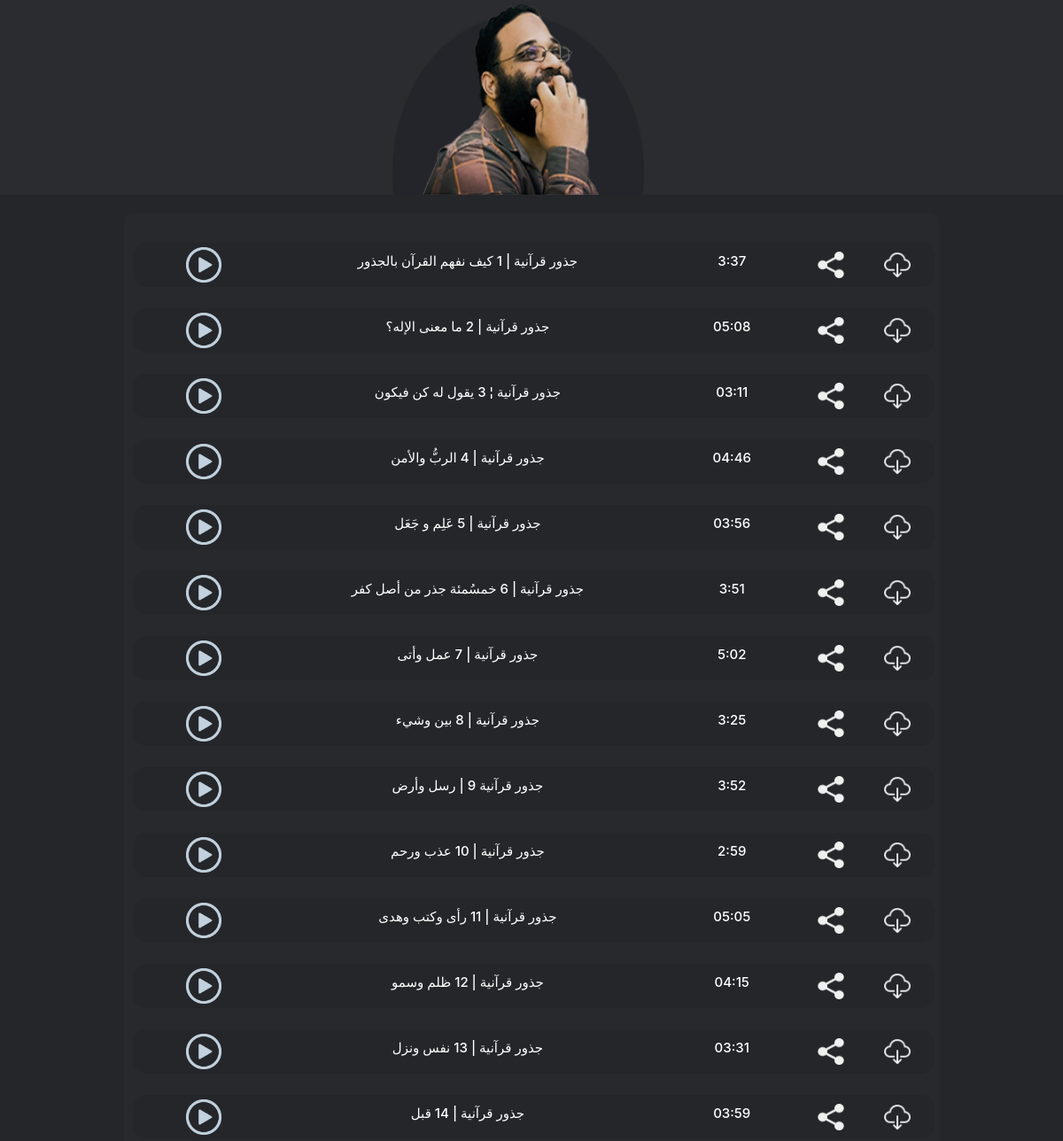
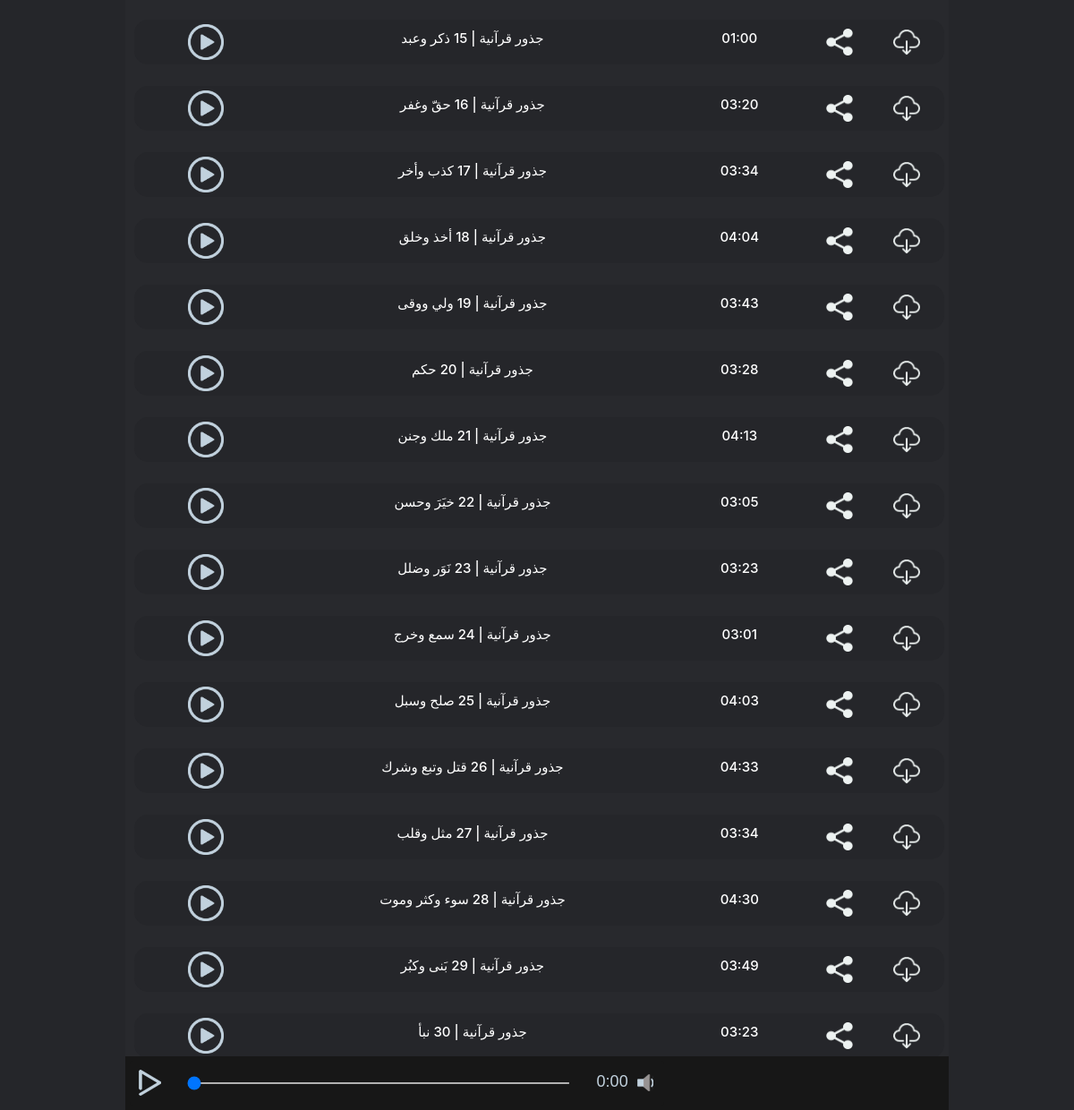
/home/audio/جذور-قرآنية, run on the app's committed database (2 pictures, top to bottom).
### audio/models.py (models this page shows, shortened)
class audio (models.Model):
    audio_src = models.CharField(max_length=850)
    audio_title = models.CharField(max_length=250)
    audio_length = models.CharField(max_length=10)
    audioShareLink = models.CharField(max_length=500)
    audioDownloadLink = models.CharField(max_length=500)
    categroty = models.CharField(max_length=250,default='',choices=audioCat)

### audio/views.py (the view)
# urls.py: path('audio/<str:cat>', views.coursesAudio,name='categorys'),
def coursesAudio(request, cat,id=0) :
 courses_Audio=audio.objects.filter(categroty=cat)
 courses_player = audio.objects.filter(id=id)
 return render(request, 'audio/courses-audio.html', {'cat':cat,'courses_Audio':courses_Audio,'courses_player':courses_player})

### audio/templates/audio/courses-audio.html (shortened to what this page needs)
<html>
    {% load static %}
    <head>
       <link rel="stylesheet" href="https://maxcdn.bootstrapcdn.com/bootstrap/4.0.0/css/bootstrap.min.css">
       <link type="text/css" rel="stylesheet" href="{% static  'courses_audio.css' %}"/>
    </head>
    <body>
        <div class="container-fluid header-image">
            <div class="row h-100 w-100 justify-content-center">
                <div class="col-3 align-self-end ">
                <div class="header d-flex justify-content-center">
                  <img class="header-img" src="/static/imgs/header_img.png">
                </div>
               </div>
            </div>
        </div>
<div class="container section-1 mb-5" >
<div class="row ">
    <div class="col-lg-12 pl-0 ">
        {% for data in courses_Audio %}
    <div class="row align-content-center justify-content-center mt-4 audio-col d-flex text-center">
    <div class="col-2 justify-content-center  align-self-center d-flex">
     <a class="play-button" id="play-button" href="{% url 'audio:coursesAudio' data.categroty data.id  %}"></a>
    </div>
    <div class="col-6 justify-content-center  align-self-center ">
        <h3 class="title text-center">{{data.audio_title}}</h3>
    </div>
    <div class="col-2 justify-content-center align-self-center ">
        <h3 class="length">{{data.audio_length}}</h3>
    </div>
    <div class="col-1 justify-content-center align-self-center ">
        <a class="share"></a>
    </div>
    <div class="col-1 justify-content-center align-self-center ">
        <a class="download" ></a>
    </div>
    </div>
    {% endfor %}
 </div>
</div>
</div>
<div class="container section-3 fixed-bottom">
    <div class="row">
        <div class="col-8 d-flex justify-content-center align-content-center">
            </div>
        </div>
    </div>
    </body>
</html>

### audio/static/courses_audio.css (style rules this page uses)
body { background-color: #25262a !important; }
.section-1 { background-color: #28292d; border-radius: 10px; max-width: 400px; scrollbar-width: none; -ms-overflow-style: none; margin-top: 20px; padding-top: 10px; padding-bottom: 10px; }
.header { height: 220px; }
.header-img { height: 100%; }
.container { max-width: 920px !important; }
.audio-col { background-color: #25262a; padding-top: 5px; padding-bottom: 5px; padding-right: 5px; padding-left: 5px; width: 100%; margin-left: 10px !important; margin-right: 10px !important; border-radius: 15px; }
.play-button { content: url(./imgs/play_icon.png); width: 40px; height: 40px; cursor: pointer; }
.title { color: white; font-size: 15px; }
.length { color: white; font-size: 15px; }
.download { height: 30px; content: url(./imgs/download-icon.png); width: 30px; border:none; background-position: center; background-repeat: no-repeat; cursor: pointer; }
.share { height: 30px; width: 30px; content: url(./imgs/share-icon.png); background-position: center; border:none; outline: none; cursor: pointer; background-repeat: no-repeat; }
.col-2 { display: inline-block; }
.header-image { background-color: #2b2c30; height: 220px; display: flex; }
.section-3 { background-color: #171717; padding: 5px; margin-top: 60px; }
.col-3 { padding-bottom: 10px; }

### data on the page
audio: audio_title "جذور قرآنية | 1 كيف نفهم القرآن بالجذور", audio_length "3:37"
audio: audio_title "جذور قرآنية | 2 ما معنى الإله؟", audio_length "05:08"
audio: audio_title "جذور قرآنية ¦ 3 يقول له كن فيكون", audio_length "03:11"
audio: audio_title "جذور قرآنية | 4 الربُّ والأمن", audio_length "04:46"
audio: audio_title "جذور قرآنية | 5 عَلِم و جَعَل", audio_length "03:56"
audio: audio_title "جذور قرآنية | 6 خمسُمئة جذر من أصل كفر", audio_length "3:51"
audio: audio_title "جذور قرآنية | 7 عمل وأتى", audio_length "5:02"
audio: audio_title "جذور قرآنية | 8 بين وشيء", audio_length "3:25"
audio: audio_title "جذور قرآنية 9 | رسل وأرض", audio_length "3:52"
audio: audio_title "جذور قرآنية | 10 عذب ورحم", audio_length "2:59"
audio: audio_title "جذور قرآنية | 11 رأى وكتب وهدى", audio_length "05:05"
audio: audio_title "جذور قرآنية | 12 ظلم وسمو", audio_length "04:15"
audio: audio_title "جذور قرآنية | 13 نفس ونزل", audio_length "03:31"
audio: audio_title "جذور قرآنية | 14 قبل", audio_length "03:59"
audio: audio_title "جذور قرآنية | 15 ذكر وعبد", audio_length "01:00"
audio: audio_title "جذور قرآنية | 16 حقّ وغفر", audio_length "03:20"
audio: audio_title "جذور قرآنية | 17 كذب وأخر", audio_length "03:34"
audio: audio_title "جذور قرآنية | 18 أخذ وخلق", audio_length "04:04"
audio: audio_title "جذور قرآنية | 19 ولي ووقى", audio_length "03:43"
audio: audio_title "جذور قرآنية | 20 حكم", audio_length "03:28"
audio: audio_title "جذور قرآنية | 21 ملك وجنن", audio_length "04:13"
audio: audio_title "جذور قرآنية | 22 خيَرَ وحسن", audio_length "03:05"
audio: audio_title "جذور قرآنية | 23 نَوَر وضلل", audio_length "03:23"
audio: audio_title "جذور قرآنية | 24 سمع وخرج", audio_length "03:01"
audio: audio_title "جذور قرآنية | 25 صلح وسبل", audio_length "04:03"
audio: audio_title "جذور قرآنية | 26 قتل وتبع وشرك", audio_length "04:33"
audio: audio_title "جذور قرآنية | 27 مثل وقلب", audio_length "03:34"
audio: audio_title "جذور قرآنية | 28 سوء وكثر وموت", audio_length "04:30"
audio: audio_title "جذور قرآنية | 29 بَنى وكبُر", audio_length "03:49"
audio: audio_title "جذور قرآنية | 30 نبأ", audio_length "03:23"
